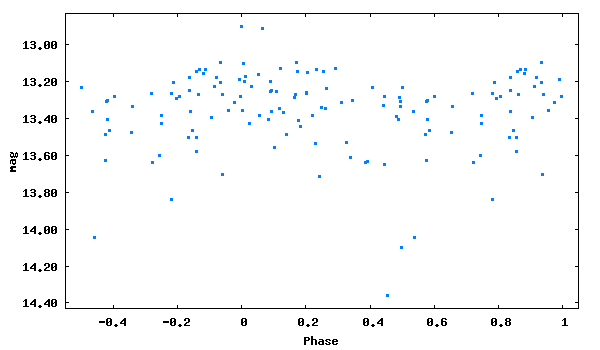

Recreate this plot in gnuplot.
set term png size 600,350 medium
set colors classic
set output 'phase_lc_15.png'
set xlabel 'Phase'
set ylabel 'mag'
#set title 'JDmax = 2447035.45800 + 0.3849853 x E'
set format y '%5.2f'
plot [-0.55:1.05][14.43:12.83] "phase_lc_15.dat" linecolor 3 pointtype 5 pointsize 0.3 title ""
